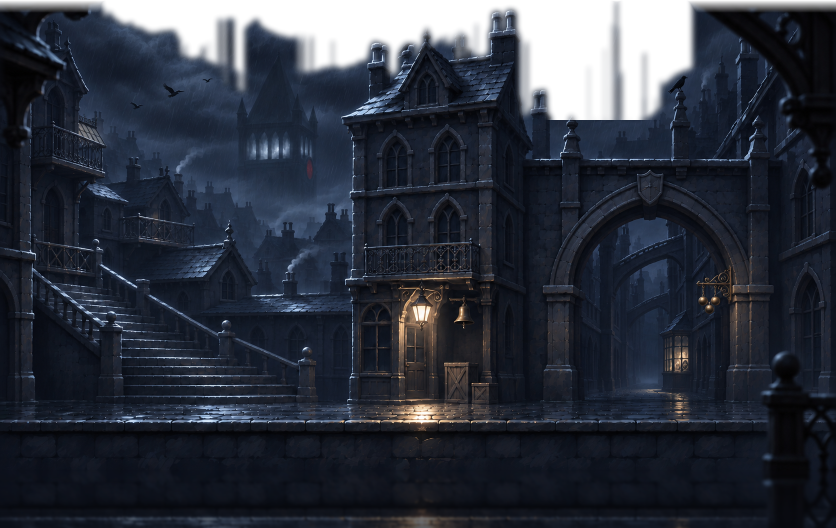
#> input picture assets/image/rain_street/ch1_shadow_street/j_fork_center.png, 1672 x 1056 px, given in place of 成图16x9_A01_1-1A左拼块_书报钟亭与暗拱长街.png, which was not available (shown at 1/2 size)
$ python ch1_shadow_street_export.py
#> lines starting #> are read from the running program, lines starting #| are printed output that depends on the picture
"""导出第一章「影街与司辰母钟楼」全部 24 张商业厚涂背景（首批 7 张 + 方案 A 扩充 17 张）至游戏正式分层目录。

源目录：
- 首批 7 张：docs/视觉设计/地图规划/第一章成图_20261114/成图16x9_*.png
- 扩充 17 张：docs/视觉设计/地图规划/第一章扩充A_20261114/成图16x9_A*.png
目标目录：assets/image/rain_street/ch1_shadow_street/ + manifest.json

处理要点（严格对齐《剧情与主题规划.md》与入口街 0.75 分层标杆）：
1. 地面脚底行（ground_px）逐张按石砌路缘高度精确标定对齐世界 floor_y = 580.0，确保左/中/右三拼块路缘与湿石板面零落差贯通。
2. 12 张 #00FF00 纯绿底拼块执行预乘去绿溢色抠空（透出游戏内 5 层实时暗云、闪电、0.12 司辰母钟楼天际线与冒烟停鸦中景楼群）。
3. 底部统一向下延展 116px 湿青黑石板暗部护基（覆盖至世界 y ≈ 865，严守禁海、禁水淹铁律）。
4. 室内/塔内/天光裂隙整屏房间向上延展暗色穹顶/浓云，高跳零穿帮。
"""
from __future__ import annotations

import json
from pathlib import Path

import numpy as np
from PIL import Image, ImageFilter

ROOT = Path(__file__).resolve().parents[2]
SRC_INIT = ROOT / "docs" / "视觉设计" / "地图规划" / "第一章成图_20261114"
SRC_BATCH_A = ROOT / "docs" / "视觉设计" / "地图规划" / "第一章扩充A_20261114"
DST_DIR = ROOT / "assets" / "image" / "rain_street" / "ch1_shadow_street"

APRONS_PX = 116
TOP_EXT_INDOOR_PX = 180

SPECS = [
    # ---- 1-1A 灯影空轿街（左/中/右 三屏全异）----
    {"id": "s1_1a_left", "dir": "A", "src": "成图16x9_A01_1-1A左拼块_书报钟亭与暗拱长街.png", "ground_frac": 0.867, "mode": "cutout"},
    {"id": "s1_1a_center", "dir": "I", "src": "成图16x9_01_1-1_无人夜宴街.png", "ground_frac": 0.870, "mode": "outdoor_sky", "sky_cut_max_y": 250},
    {"id": "s1_1a_right", "dir": "A", "src": "成图16x9_A02_1-1A右拼块_停摆茶座外廊与石阶.png", "ground_frac": 0.892, "mode": "cutout"},
    # ---- 1-1B 停摆电车雨站（首段 50% 轮换新关卡）----
    {"id": "s1_1b_left", "dir": "A", "src": "成图16x9_A12_1-1B左拼块_停摆电车雨站_西月台与559站钟.png", "ground_frac": 0.890, "mode": "cutout"},
    {"id": "s1_1b_right", "dir": "A", "src": "成图16x9_A13_1-1B右拼块_停摆电车雨站_车厢影群与东天桥.png", "ground_frac": 0.874, "mode": "cutout"},
    # ---- 1-2A 飞鸦玻璃花房顶（左/中/右 三屏全异高空屋脊）----
    {"id": "s1_2a_left", "dir": "A", "src": "成图16x9_A03_1-2A左拼块_铅皮高脊与群鸦烟囱林.png", "ground_frac": 0.868, "mode": "cutout"},
    {"id": "s1_2a_center", "dir": "I", "src": "成图16x9_02_1-2A_飞鸦玻璃花房顶.png", "ground_frac": 0.778, "mode": "outdoor_sky", "sky_cut_max_y": 290},
    {"id": "s1_2a_right", "dir": "A", "src": "成图16x9_A04_1-2A右拼块_铜制通风塔与碎裂温室翼.png", "ground_frac": 0.851, "mode": "cutout"},
    # ---- 1-2B 百表当铺夹巷（左/中/右 三屏全异多墙窄巷）----
    {"id": "s1_2b_left", "dir": "A", "src": "成图16x9_A05_1-2B左拼块_发条修配窄门与过街石梁.png", "ground_frac": 0.894, "mode": "cutout"},
    {"id": "s1_2b_center", "dir": "I", "src": "成图16x9_03_1-2B_百表当铺夹巷.png", "ground_frac": 0.866, "mode": "outdoor_sky", "sky_cut_max_y": 220},
    {"id": "s1_2b_right", "dir": "A", "src": "成图16x9_A06_1-2B右拼块_挂表铁栈桥与暗巷深井.png", "ground_frac": 0.870, "mode": "cutout"},
    # ---- 1-3A 逆影铸铁飞廊（左/中/右 三屏全异跨街高架铁桥）----
    {"id": "s1_3a_left", "dir": "A", "src": "成图16x9_A07_1-3A左拼块_双层铆接高架西引桥.png", "ground_frac": 0.866, "mode": "cutout"},
    {"id": "s1_3a_center", "dir": "I", "src": "成图16x9_04_1-3A_逆影铸铁飞廊.png", "ground_frac": 0.867, "mode": "outdoor_sky", "sky_cut_max_y": 240},
    {"id": "s1_3a_right", "dir": "A", "src": "成图16x9_A08_1-3A右拼块_信号灯笼桥台与逆影石墩.png", "ground_frac": 0.864, "mode": "cutout"},
    # ---- 1-3B 司辰铸钟残廊（左/中/右 三屏全异皇家铸钟工坊）----
    {"id": "s1_3b_left", "dir": "A", "src": "成图16x9_A09_1-3B左拼块_断裂音叉架与铸钟熔炉冷室.png", "ground_frac": 0.863, "mode": "indoor"},
    {"id": "s1_3b_center", "dir": "I", "src": "成图16x9_05_1-3B_司辰铸钟残廊.png", "ground_frac": 0.864, "mode": "indoor"},
    {"id": "s1_3b_right", "dir": "A", "src": "成图16x9_A10_1-3B右拼块_巨型钟锤滑轨与试音残钟厅.png", "ground_frac": 0.865, "mode": "indoor"},
    # ---- 1-3C 司辰母钟楼正门前庭（收束新节点：万表校时阶 + 青铜总枢巨门）----
    {"id": "s1_3c_left", "dir": "A", "src": "成图16x9_A16_1-3C左拼块_司辰母钟楼正门前庭_万表校时阶.png", "ground_frac": 0.872, "mode": "cutout"},
    {"id": "s1_3c_right", "dir": "A", "src": "成图16x9_A17_1-3C右拼块_司辰母钟楼正门前庭_青铜总枢巨门.png", "ground_frac": 0.879, "mode": "cutout"},
    # ---- 1-4 司辰母钟楼登顶长阶（下段巨钟背影 + 上段母钟擒纵天轴）----
    {"id": "s1_4_center", "dir": "I", "src": "成图16x9_06_1-4_巨钟背影盘旋阶.png", "ground_frac": 0.865, "mode": "indoor"},
    {"id": "s1_4_upper", "dir": "A", "src": "成图16x9_A11_1-4上段_母钟擒纵天轴与临顶盘旋阶.png", "ground_frac": 0.867, "mode": "indoor"},
    # ---- J1 岔路街口 / S1 无主校时表坊（中场休整室） / E1 漏光校晷小广场（破晓乱入试刀场）----
    {"id": "j_fork_center", "dir": "I", "src": "成图16x9_07_J1J2_街口高低分流岔路.png", "ground_frac": 0.868, "mode": "outdoor_sky", "sky_cut_max_y": 240},
    {"id": "s1_rest_center", "dir": "A", "src": "成图16x9_A14_S1_无主校时表坊_肉鸽中场休整室.png", "ground_frac": 0.859, "mode": "indoor"},
    {"id": "e1_court_center", "dir": "A", "src": "成图16x9_A15_E1_漏光校晷小广场_破晓乱入与同道试刀场.png", "ground_frac": 0.867, "mode": "indoor"},
]


def _chroma_key_green_cutout(rgb: np.ndarray, ground_px: float) -> np.ndarray:
    """对 #00FF00 纯绿底站立层拼块执行高精度去溢色抠空，地面行以下保持 100% 实心不透明。"""
    f = rgb.astype(np.float32) / 255.0
    r, g, b = f[:, :, 0], f[:, :, 1], f[:, :, 2]
    max_rb = np.maximum(r, b)
    alpha = 1.0 - np.clip((g - max_rb - 0.11) / 0.24, 0.0, 1.0)
    # 抑制绿幕边缘溢色（暖白灯 max_rb == r >= g、冷灰蓝石材 max_rb == b >= g 均完全不受损）
    f[:, :, 1] = np.minimum(g, max_rb)
    # 地面石板行以下强制实心不透明，杜绝任何高光反光误判
    gy = max(0, min(rgb.shape[0], int(round(ground_px)) - 4))
    alpha[gy:, :] = 1.0
    out_rgb = (np.clip(f, 0.0, 1.0) * 255.0 + 0.5).astype(np.uint8)
    out_a = (np.clip(alpha, 0.0, 1.0) * 255.0 + 0.5).astype(np.uint8)
    return np.dstack([out_rgb, out_a])


def _extract_outdoor_sky_alpha(rgb: np.ndarray, max_y: int) -> np.ndarray:
    """将首批室外整屏成图顶部无建筑的冷灰蓝阴云天平滑抠透。"""
    h, w, _ = rgb.shape
    alpha = np.ones((h, w), dtype=np.float32)
    if max_y <= 0:
        return alpha

    f = rgb.astype(np.float32) / 255.0
    r, g, b = f[:, :, 0], f[:, :, 1], f[:, :, 2]
    lum = 0.2126 * r + 0.7152 * g + 0.0722 * b

    top_band = f[:18, :, :]
    top_lum = lum[:18, :]
    sky_candidates = top_band[top_lum > np.percentile(top_lum, 45)]
    sky_ref = np.median(sky_candidates, axis=0) if sky_candidates.size else np.array([0.14, 0.17, 0.24], dtype=np.float32)

    sub = f[:max_y, :, :]
    dist = np.linalg.norm(sub - sky_ref[None, None, :], axis=2)
    gx = np.abs(np.diff(lum[:max_y, :], axis=1, prepend=lum[:max_y, :1]))
    gy = np.abs(np.diff(lum[:max_y, :], axis=0, prepend=lum[:1, :]))
    grad = np.hypot(gx, gy)

    is_sky_like = (dist < 0.095) & (grad < 0.032) & (lum[:max_y, :] > 0.075) & (b[:max_y, :] >= r[:max_y, :] * 0.95)
    col_sky = np.zeros((max_y, w), dtype=np.float32)
    for x in range(w):
        col = is_sky_like[:, x]
        run_solid = 0
        stop_y = 0
        for y in range(max_y):
            if col[y]:
                run_solid = 0
                stop_y = y + 1
            else:
                run_solid += 1
                if run_solid >= 4:
                    break
        if stop_y > 0:
            col_sky[:stop_y, x] = 1.0

    sky_mask_img = Image.fromarray((col_sky * 255.0).clip(0, 255).astype(np.uint8), mode="L")
    sky_mask_blur = np.array(sky_mask_img.filter(ImageFilter.GaussianBlur(radius=5.5)), dtype=np.float32) / 255.0

    top_ramp = np.linspace(0.0, 1.0, 26, dtype=np.float32)[:, None]
    sub_alpha = (1.0 - sky_mask_blur).clip(0.0, 1.0)
    sub_alpha[:26, :] = np.minimum(sub_alpha[:26, :], top_ramp)
    alpha[:max_y, :] = sub_alpha
    return alpha


def _harmonize_side_seams(rgba: np.ndarray, edge_px: int = 14) -> np.ndarray:
    """在左右边缘 14px 对实心像素做极轻暗石柱收口过渡，消除不同拼块横向拼接时的微弱色阶跳变。"""
    out = rgba.astype(np.float32)
    pier_tone = np.array([15.0, 18.0, 27.0], dtype=np.float32)
    ramp_l = np.linspace(0.42, 0.0, edge_px, dtype=np.float32)[None, :, None]
    ramp_r = np.linspace(0.0, 0.42, edge_px, dtype=np.float32)[None, :, None]
    out[:, :edge_px, :3] = out[:, :edge_px, :3] * (1.0 - ramp_l) + pier_tone * ramp_l
    out[:, -edge_px:, :3] = out[:, -edge_px:, :3] * (1.0 - ramp_r) + pier_tone * ramp_r
    return np.clip(out, 0.0, 255.0).astype(np.uint8)


def _extend_bottom_apron(rgba: np.ndarray, apron_px: int) -> np.ndarray:
    """向下延展湿青黑石板暗部基座，彻底覆盖原河道区域，消除底边黑条与水面。"""
    h, w, _ = rgba.shape
    src_strip = rgba[h - apron_px : h, :, :3][::-1, :, :].astype(np.float32)
    strip_img = Image.fromarray(src_strip.clip(0, 255).astype(np.uint8), mode="RGB").filter(
        ImageFilter.GaussianBlur(radius=2.2)
    )
    apron_rgb = np.array(strip_img, dtype=np.float32)
    fade = np.linspace(0.92, 0.34, apron_px, dtype=np.float32)[:, None, None]
    slate_floor = np.array([10.0, 13.0, 21.0], dtype=np.float32)[None, None, :]
    apron_rgb = apron_rgb * fade + slate_floor * (1.0 - fade)
    apron_a = np.full((apron_px, w, 1), 255.0, dtype=np.float32)
    apron = np.concatenate([apron_rgb, apron_a], axis=2).clip(0, 255).astype(np.uint8)
    return np.concatenate([rgba, apron], axis=0)


def _extend_indoor_vault(rgba: np.ndarray, ext_px: int) -> np.ndarray:
    """室内/钟楼内部/天光穹窿关卡向上延展暗色拱顶与浓云，高跳时不露硬切边。"""
    _, w, _ = rgba.shape
    top_strip = rgba[:ext_px, :, :3][::-1, :, :].astype(np.float32)
    blur_img = Image.fromarray(top_strip.clip(0, 255).astype(np.uint8), mode="RGB").filter(
        ImageFilter.GaussianBlur(radius=4.0)
    )
    vault_rgb = np.array(blur_img, dtype=np.float32)
    fade = np.linspace(0.32, 0.94, ext_px, dtype=np.float32)[:, None, None]
    dark_vault = np.array([9.0, 10.0, 16.0], dtype=np.float32)[None, None, :]
    vault_rgb = vault_rgb * fade + dark_vault * (1.0 - fade)
    vault_a = np.full((ext_px, w, 1), 255.0, dtype=np.float32)
    vault = np.concatenate([vault_rgb, vault_a], axis=2).clip(0, 255).astype(np.uint8)
    return np.concatenate([vault, rgba], axis=0)


def main() -> None:
    DST_DIR.mkdir(parents=True, exist_ok=True)
    manifest: dict[str, dict] = {}
    for sp in SPECS:
        base_dir = SRC_BATCH_A if sp["dir"] == "A" else SRC_INIT
        src_path = base_dir / sp["src"]
        im = Image.open(src_path).convert("RGB")
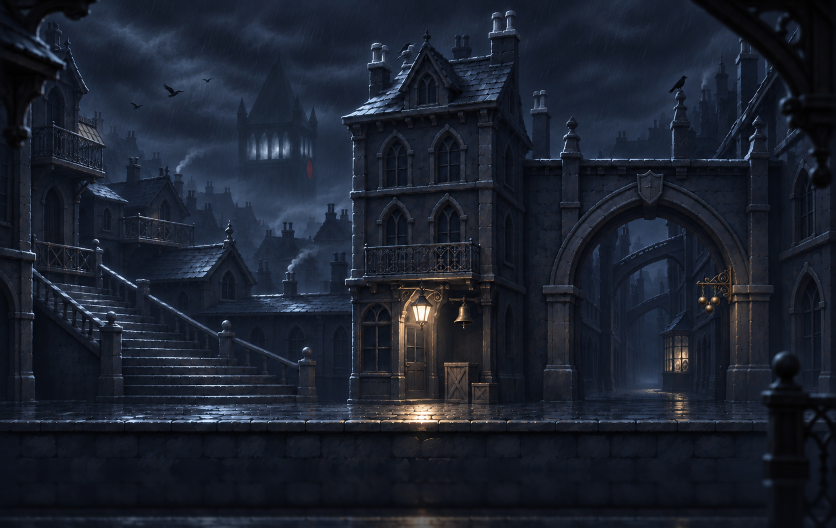
#> im: PIL image 1672x1056 RGB (shown at 1/2 size); mean R, G, B 27.2, 33.2, 45.8
        rgb = np.array(im, dtype=np.uint8)
        h0, w0, _ = rgb.shape
#> h0 = 1056; w0 = 1672
        ground_px = float(h0) * float(sp["ground_frac"])
#> ground_px = 915.6
        mode = sp["mode"]

        if mode == "cutout":
            rgba = _chroma_key_green_cutout(rgb, ground_px)
#> in _chroma_key_green_cutout, `r, g, b = f[:, :, 0], f[:, :, 1], f[:, :, 2]`:
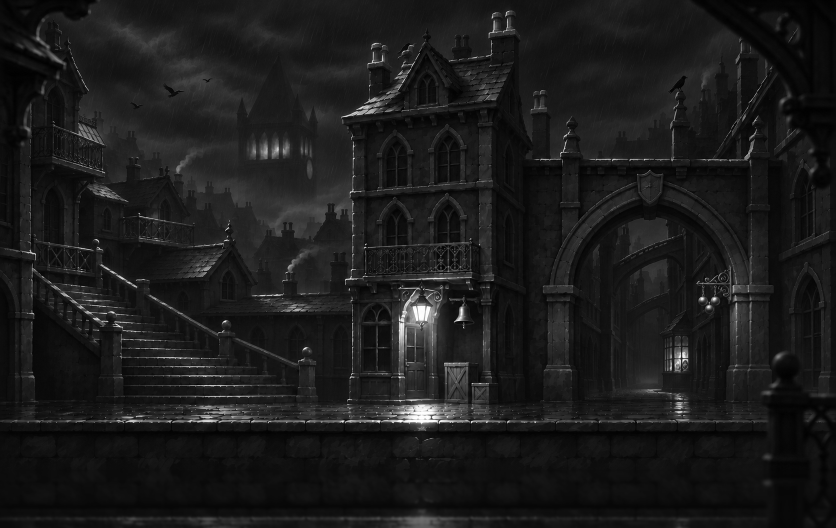
#> r: shape (1056, 1672) float32 (shown at 1/2 size); min 0, max 1, mean 0.107
#> in _chroma_key_green_cutout, `r, g, b = f[:, :, 0], f[:, :, 1], f[:, :, 2]`:
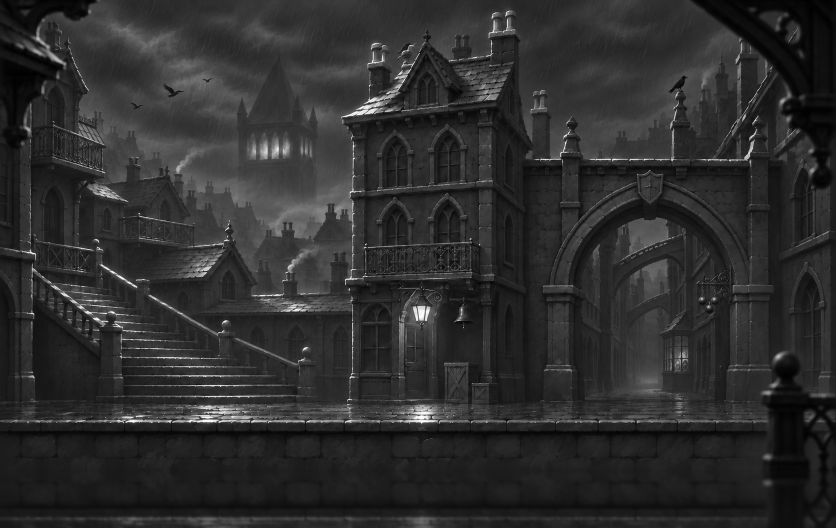
#> b: shape (1056, 1672) float32 (shown at 1/2 size); min 0, max 1, mean 0.18
#> in _chroma_key_green_cutout, `alpha = 1.0 - np.clip((g - max_rb - 0.11) / 0.24, 0.0, 1.0)`: alpha: shape (1056, 1672) float32; every value is 1
#> in _chroma_key_green_cutout, `f[:, :, 1] = np.minimum(g, max_rb)`: g: shape (1056, 1672) float32; min 0, max 1, mean 0.13
#> in _chroma_key_green_cutout, `out_a = (np.clip(alpha, 0.0, 1.0) * 255.0 + 0.5).astype(np.uint8)`: out_a: shape (1056, 1672); every value is 255
            indoor_flag = False
        elif mode == "indoor":
            alpha = np.full((h0, w0), 255, dtype=np.uint8)
            rgba = np.dstack([rgb, alpha])
            rgba = _extend_indoor_vault(rgba, TOP_EXT_INDOOR_PX)
            ground_px += float(TOP_EXT_INDOOR_PX)
            indoor_flag = True
        else:
            alpha_f = _extract_outdoor_sky_alpha(rgb, int(sp.get("sky_cut_max_y", 240)))
            rgba = np.dstack([rgb, (alpha_f * 255.0).clip(0, 255).astype(np.uint8)])
            indoor_flag = False

        rgba = _harmonize_side_seams(rgba, 14)
        rgba = _extend_bottom_apron(rgba, APRONS_PX)
#> in _extend_bottom_apron, `src_strip = rgba[h - apron_px : h, :, :3][::-1, :, :].astype(np.float32)`:
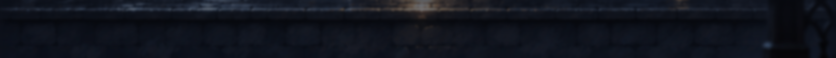
#> src_strip: shape (116, 1672, 3) float32 (shown at 1/2 size); mean R, G, B 16.8, 20.4, 29.5
#> in _extend_bottom_apron, `apron_rgb = apron_rgb * fade + slate_floor * (1.0 - fade)`:
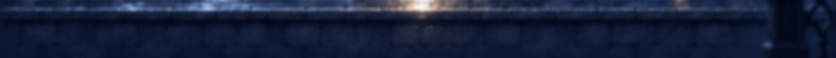
#> apron_rgb: shape (116, 1672, 3) float32 (shown at 1/2 size); mean R, G, B 14.9, 18.3, 26.9; drawn with min black and max white
#> in _extend_bottom_apron, `return np.concatenate([rgba, apron], axis=0)`:
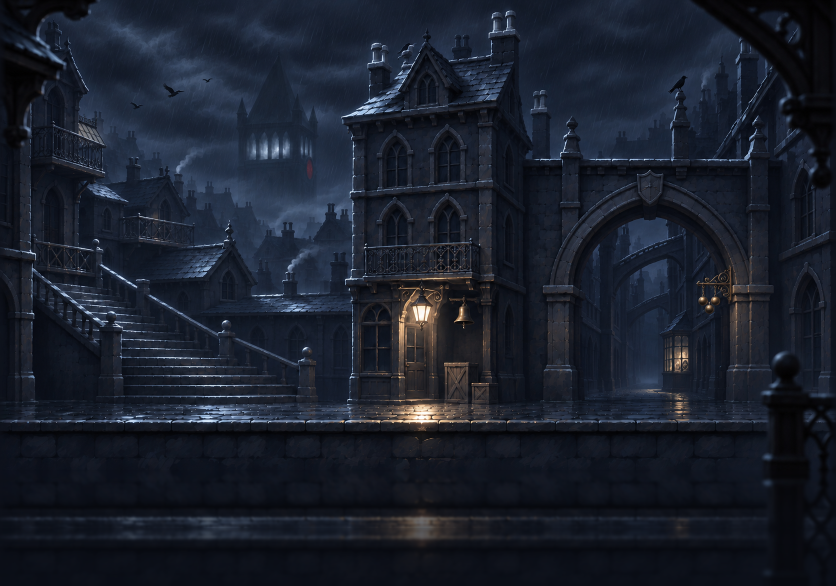
#> returned value: shape (1172, 1672, 4) (shown at 1/2 size); mean of channels 0, 1, 2, 3 25.9, 31.7, 43.9, 255; drawn as R, G, B
        out_name = f"{sp['id']}.png"
        out_path = DST_DIR / out_name
        Image.fromarray(rgba, mode="RGBA").save(out_path)

        manifest[sp["id"]] = {
            "tex": f"res://assets/image/rain_street/ch1_shadow_street/{out_name}",
            "width_px": int(rgba.shape[1]),
            "height_px": int(rgba.shape[0]),
            "ground_px": round(ground_px, 2),
            "indoor": indoor_flag,
            "mode": mode,
        }
        print(f"[OK] {out_name:18s}: {rgba.shape[1]}x{rgba.shape[0]}, ground_px={ground_px:6.1f}, mode={mode}")
#| [OK] s1_1a_left.png    : 1672x1172, ground_px= 915.6, mode=cutout

    manifest_path = DST_DIR / "manifest.json"
    manifest_path.write_text(json.dumps(manifest, ensure_ascii=False, indent=2), encoding="utf-8")
    print(f"Manifest written ({len(manifest)} assets) -> {manifest_path}")


if __name__ == "__main__":
#> (the run stopped early here; a loop or call above may not have finished)
